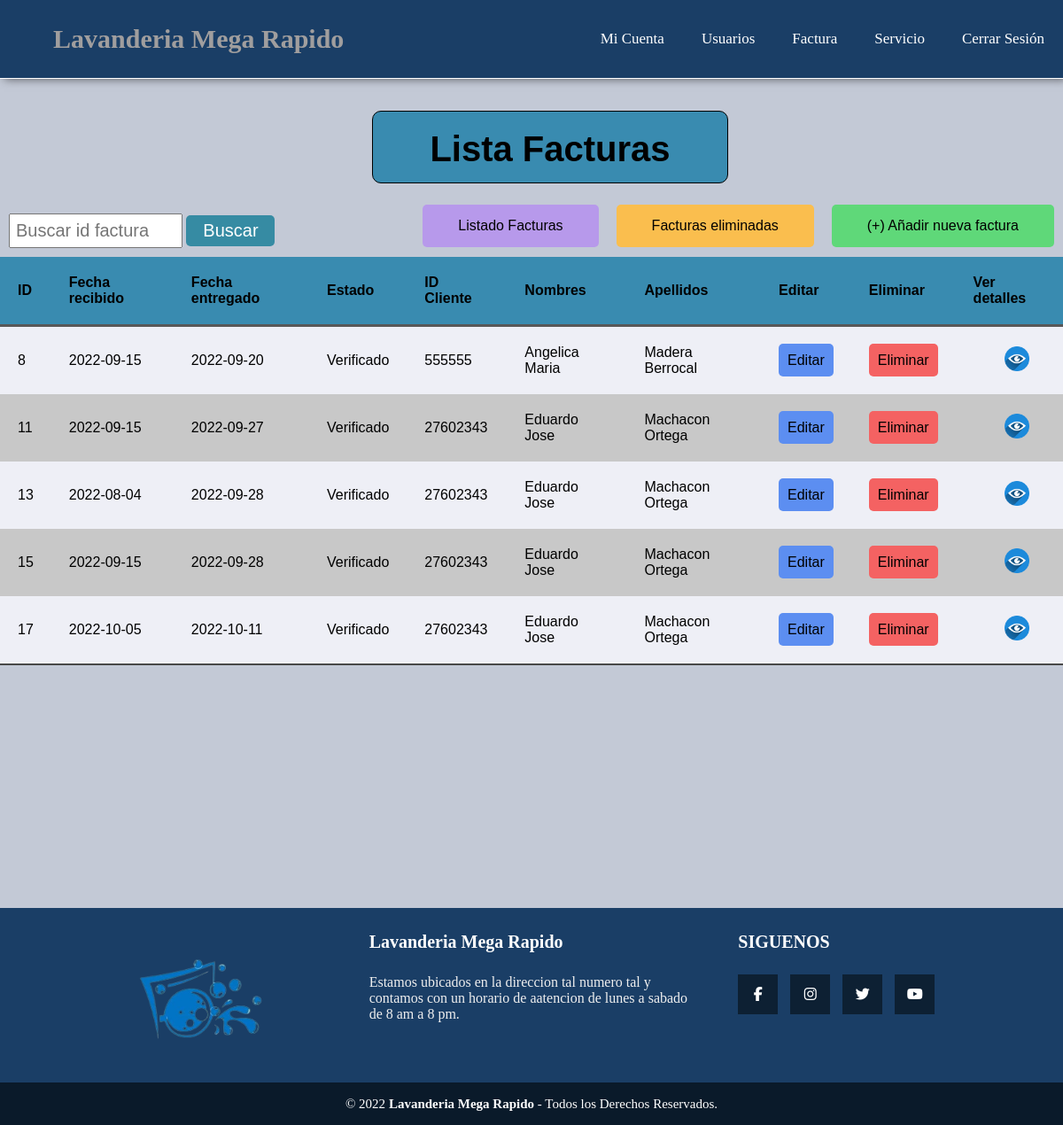
Page /Administrador/CRUD_Fact/listafacturas.php (signed in) on the committed database.
### tables this page shows
CREATE TABLE `factura` (
  `id_factura` int NOT NULL,
  `fecha_recibido` date NOT NULL,
  `fecha_entregado` date NOT NULL,
  `estado` varchar(20) NOT NULL,
  `info_cliente_id` int NOT NULL
);

CREATE TABLE `usuarios` (
  `documento` int NOT NULL,
  `nombres` varchar(40) NOT NULL,
  `apellidos` varchar(40) NOT NULL,
  `usuario` varchar(20) NOT NULL,
  `contraseña` varchar(20) NOT NULL,
  `correo` varchar(40) NOT NULL,
  `num_celular` bigint NOT NULL,
  `direccion` varchar(40) NOT NULL,
  `tipo_usuario` varchar(1) NOT NULL DEFAULT 'C',
  `estado` varchar(30) NOT NULL DEFAULT 'Activo' COMMENT 'En este campo tenemos si el usuario esta activo o inactivo'
);

### Administrador/CRUD_Fact/listafacturas.php (the view, shortened to what this page needs)
<?php include('./menu_admin.php');?>
    <div class="contenedor_lista_facturas">
    <div class="titulo_lista_facturas">
    <h1>Lista Facturas </h1>
    </div>
    <div class="buscador">
                <form action="listafacturas.php" class="formulario" method="post">
                <input type="number" name="id_fac" id="id_fac" placeholder="Buscar id factura" class="input_buscar">
                <input type="submit" name="buscar" id="buscar" value="Buscar" class="btn_buscar">
                <a href="../generar_factura.php" class="botones_facturas">(+) Añadir nueva factura</a>
                 <a href="lista_facturas_eliminadas.php" class="botones_facturas" id="boton_eliminar">Facturas eliminadas</a>
                 <a href="listafacturas.php" class="boton_lista">Listado Facturas</a>
                </form>
            </div>
            <?php
            if (isset($_POST['buscar'])){
                $id_factura = $_POST['id_fac'];
                $SQL ="SELECT factura.id_factura, factura.fecha_recibido, factura.fecha_entregado, factura.estado, usuarios.documento, usuarios.nombres, usuarios.apellidos FROM factura
                INNER JOIN usuarios
                ON factura.info_cliente_id = usuarios.documento WHERE factura.id_factura = '$id_factura' ORDER BY factura.id_factura ASC;";
                $result = mysqli_query($conn,$SQL);
                if (mysqli_num_rows($result) <= 0){
                    ?>
                <table class="table">
                <thead>
                    <th>ID</th>
                    <th>Fecha recibido</th>
                    <th>Fecha entregado</th>
                    <th>Estado</th>
                    <th>ID Cliente</th>
                    <th>Nombres</th>
                    <th>Apellidos</th>
                    <th>Editar</th>
                    <th>Eliminar</th>
                    <th>Ver detalles</th>
                </thead>
                </table>
                <h1 class="factura_inexistente">¡El id-factura ingresado no existe!</h1>
                <?php
                    echo "";
                }else{
                ?>
                <table class="table">
                <thead>
                    <th>ID</th>
                    <th>Fecha recibido</th>
                    <th>Fecha entregado</th>
                    <th>Estado</th>
                    <th>ID Cliente</th>
                    <th>Nombres</th>
                    <th>Apellidos</th>
                    <th>Editar</th>
                    <th>Eliminar</th>
                    <th>Ver detalles</th>
                </thead>
                <?php
                $id_factura = $_POST['id_fac'];
                $SQL ="SELECT factura.id_factura, factura.fecha_recibido, factura.fecha_entregado, factura.estado, usuarios.documento, usuarios.nombres, usuarios.apellidos FROM factura
                INNER JOIN usuarios
                ON factura.info_cliente_id = usuarios.documento WHERE /* factura.estado = 'Verificado' AND */ factura.id_factura = '$id_factura' ORDER BY factura.id_factura ASC ;";
                $result = mysqli_query($conn,$SQL);
                while($fila=mysqli_fetch_array($result)){
                ?>
                <tr>
                <?php $num_factura = $fila['id_factura']; ?>
                <?php $fec_recibido = $fila['fecha_recibido']; ?>
                <?php $fec_entrega = $fila['fecha_entregado']; ?>
                <?php $estado = $fila['estado']; ?>
                <td><?php echo $num_factura ;?></td>
                <td><?php echo $fec_recibido ; ?></td>
                <td><?php echo $fec_entrega ; ?></td>
                <td><?php echo $estado ; ?></td>
                <td><?php echo $fila['documento']; ?></td>
                <td><?php echo $fila['nombres']; ?></td>
                <td><?php echo $fila['apellidos']; ?></td>
                <td><a href="update_factura.php?id=<?php echo $num_factura; ?>" class="boton_editar">Actualizar</a></td>
                <td><a href="confirma_eli_factura.php?id_factura=<?php echo $num_factura; ?>" class="boton_eliminar">Eliminar</a></td>
                <td><a href="ver_det_fac_adm.php?factura=<?php echo $num_factura; ?>"><img src="img_fac/ver_detalles_icono.webp" class="icono_ver_adm"></a></td>
                </tr>
                <?php
                }
                ?>
            </table>
        </div>
                <?php
                }
            }else{
                ?>
                <table class="table">
                <thead>
                    <th>ID</th>
                    <th>Fecha recibido</th>
                    <th>Fecha entregado</th>
                    <th>Estado</th>
                    <th>ID Cliente</th>
                    <th>Nombres</th>
                    <th>Apellidos</th>
                    <th>Editar</th>
                    <th>Eliminar</th>
                    <th>Ver detalles</th>
                </thead>
                <?php
                $SQL ="SELECT factura.id_factura, factura.fecha_recibido, factura.fecha_entregado, factura.estado, usuarios.documento, usuarios.nombres, usuarios.apellidos FROM factura
                INNER JOIN usuarios
                ON factura.info_cliente_id = usuarios.documento WHERE factura.estado = 'Verificado' ORDER BY factura.id_factura ASC ;";
                $result = mysqli_query($conn,$SQL);
                while($fila=mysqli_fetch_array($result)){
                ?>
                <tr>
                <?php $num_factura = $fila['id_factura']; ?>
                <?php $fec_recibido = $fila['fecha_recibido']; ?>
                <?php $fec_entrega = $fila['fecha_entregado']; ?>
                <?php $estado = $fila['estado']; ?>
                <td><?php echo $num_factura ;?></td>
                <td><?php echo $fec_recibido ; ?></td>
                <td><?php echo $fec_entrega ; ?></td>
                <td><?php echo $estado ; ?></td>
                <td><?php echo $fila['documento']; ?></td>
                <td><?php echo $fila['nombres']; ?></td>
                <td><?php echo $fila['apellidos']; ?></td>
                <td><a href="editar_factura.php?id=<?php echo $num_factura; ?>" class="boton_editar">Editar</a></td>
                <td><a href="confirma_eli_factura.php?id_factura=<?php echo $num_factura; ?>" class="boton_eliminar">Eliminar</a></td>
                <td><a href="ver_det_fac_adm.php?factura=<?php echo $num_factura; ?>"><img src="img_fac/ver_detalles_icono.webp" class="icono_ver_adm"></a></td>
                </tr>
                <?php
                }
                ?>
            </table>
        </div>
        <?php
            }
            ?>
     <?php include('pie_pagina.php'); ?>

### Administrador/style.css (style rules this page uses)
body { margin: 0; padding: 0; background: rgb(195, 201, 214); display: flex; flex-direction: column; height: 100%; }
html { height: 100%; }

### css/estilo_fac.css (style rules this page uses)
body { margin: 0; padding: 0; background: rgb(243, 244, 244); }
.contenedor_lista_facturas { min-height: 100%; font-family: Arial, Helvetica, sans-serif; width: 100%; margin: auto; margin-top: 3%; margin-bottom: 5%; }
.titulo_lista_facturas { background-color: rgb(57, 139, 176); padding:0px 20px 20px 20px ; width: 30%; height: 60px; border-radius: 10px; margin-left: 35%; margin-right: 35%; border: solid black 1px; text-align: center; margin-bottom: 2%; }
.input_buscar { margin-top: 10px; margin-bottom: 10px; margin-left: 10px; width: 15%; padding: 6px; font-size: 20px; }
.btn_buscar { padding: 6px; font-size: 20px; width: 100px; background-color: rgb(54, 139, 163); border-radius: 5px; border: none; color: white; }
.botones_facturas { text-align: center; background-color: rgba(45, 224, 75, 0.666); padding: 15px; float: right; border-radius: 5px; padding-left: 40px; padding-right: 40px; text-decoration: none; color: black; margin: 0 10px; }
#boton_eliminar { background-color: rgb(250, 190, 78); }
.boton_lista { text-align: center; background-color: rgba(178, 130, 246, 0.666); padding: 15px; float: right; border-radius: 5px; padding-left: 40px; padding-right: 40px; text-decoration: none; color: black; margin-right: 10px; }
.table { text-align: left; width: 100%; background-color: rgb(238, 239, 246); border-collapse: collapse; border-bottom: solid rgb(72, 72, 72) 2px; }
th, td { padding: 20px; }
thead { background-color: rgb(57, 139, 176); border-bottom: solid 3px rgb(88, 88, 88); }
tr:nth-child(even) { background-color: rgb(200, 200, 200); }
h1 { margin-top: 20px; font-size: 40px; font-family: Arial, Helvetica, sans-serif; }
.boton_editar { color: black; background-color: rgb(92, 142, 241); padding: 10px; border-radius: 5px; text-decoration: none; }
.boton_eliminar { color: black; background-color: rgb(244, 98, 98); padding: 10px; border-radius: 5px; text-decoration: none; }
.icono_ver_adm { width: 28px; height: 28px; margin-left: 35px; }

### css/pie_pagina.css (style rules this page uses)
body { margin: 0; padding: 0; background: rgb(195, 201, 214); display: flex; flex-direction: column; min-height: 100%; }
html { height: 100%; }

### rows in the picture
factura: id_factura "8", fecha_recibido "2022-09-15", fecha_entregado "2022-09-20", estado "Verificado", info_cliente.documento "555555", info_cliente.nombres "Angelica Maria", info_cliente.apellidos "Madera Berrocal"
factura: id_factura "11", fecha_recibido "2022-09-15", fecha_entregado "2022-09-27", estado "Verificado", info_cliente.documento "27602343", info_cliente.nombres "Eduardo Jose", info_cliente.apellidos "Machacon Ortega"
factura: id_factura "13", fecha_recibido "2022-08-04", fecha_entregado "2022-09-28", estado "Verificado", info_cliente.documento "27602343", info_cliente.nombres "Eduardo Jose", info_cliente.apellidos "Machacon Ortega"
factura: id_factura "15", fecha_recibido "2022-09-15", fecha_entregado "2022-09-28", estado "Verificado", info_cliente.documento "27602343", info_cliente.nombres "Eduardo Jose", info_cliente.apellidos "Machacon Ortega"
factura: id_factura "17", fecha_recibido "2022-10-05", fecha_entregado "2022-10-11", estado "Verificado", info_cliente.documento "27602343", info_cliente.nombres "Eduardo Jose", info_cliente.apellidos "Machacon Ortega"
